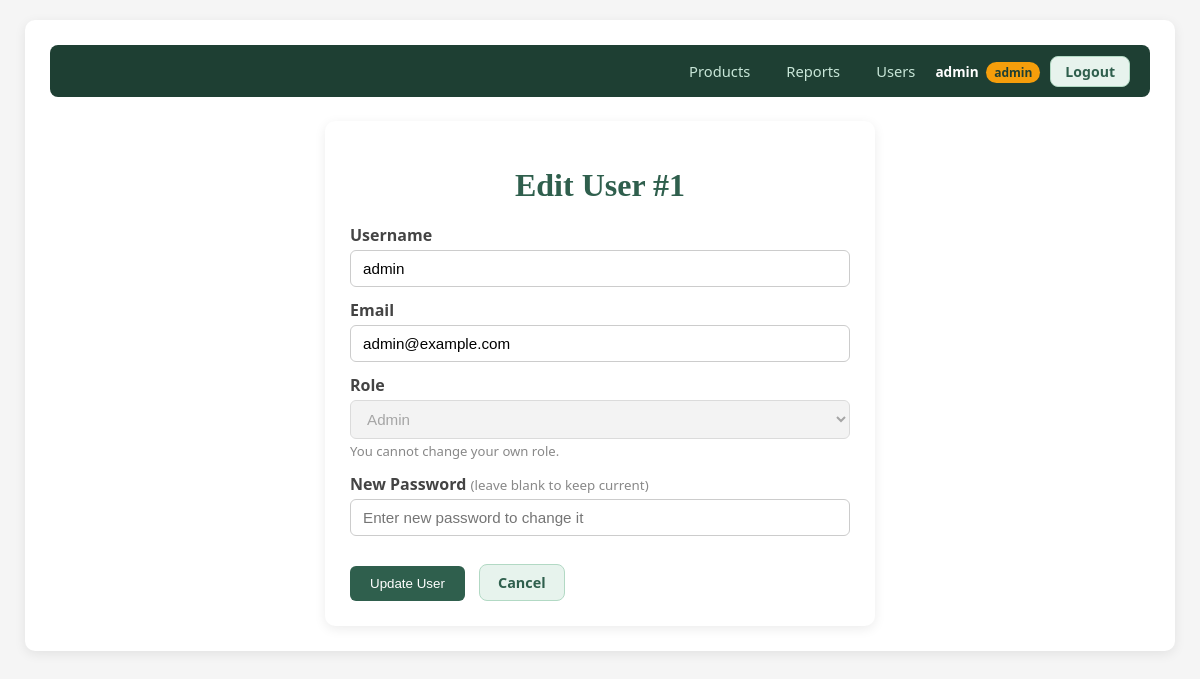
Page /edit_user.php?id=1 (signed in) on the committed database.
### tables this page shows
CREATE TABLE `users` (
  `id` int(11) NOT NULL,
  `username` varchar(50) NOT NULL,
  `email` varchar(100) NOT NULL,
  `password_hash` varchar(255) NOT NULL,
  `role` enum('admin','staff') DEFAULT 'staff',
  `created_at` timestamp NOT NULL DEFAULT current_timestamp()
);

### edit_user.php (the view, shortened to what this page needs)
<?php
require_once 'config.php';
$id = (int)($_GET['id'] ?? 0);
$result = $conn->query("SELECT id, username, email, role FROM users WHERE id = $id");
$user = $result->fetch_assoc();
if ($_SERVER['REQUEST_METHOD'] === 'POST') {
    $username = $conn->real_escape_string(trim($_POST['username'] ?? ''));
    $email    = $conn->real_escape_string(trim($_POST['email'] ?? ''));
    $role     = $_POST['role'] ?? 'staff';
    $password = $_POST['password'] ?? '';
    if (!in_array($role, ['admin', 'staff'])) {
        $role = 'staff';
    }
    if ($id === (int)$_SESSION['user_id'] && $role !== $_SESSION['role']) {
        $message = '<div class="error-box"><p>You cannot change your own role.</p></div>';
    } elseif (empty($username)) {
        $message = '<div class="error-box"><p>Username is required.</p></div>';
    } elseif (empty($email) || !filter_var($_POST['email'], FILTER_VALIDATE_EMAIL)) {
        $message = '<div class="error-box"><p>A valid email is required.</p></div>';
    } elseif (!empty($password) && strlen($password) < 6) {
        $message = '<div class="error-box"><p>New password must be at least 6 characters.</p></div>';
    } else {
        $check = $conn->query("SELECT id FROM users WHERE (username='$username' OR email='$email') AND id != $id");
        if ($check->num_rows > 0) {
            $message = '<div class="error-box"><p>Username or email is already taken by another user.</p></div>';
        } else {
            if (!empty($password)) {
                $hash = password_hash($password, PASSWORD_DEFAULT);
                $hash_escaped = $conn->real_escape_string($hash);
                $sql = "UPDATE users SET username='$username', email='$email', role='$role', password_hash='$hash_escaped' WHERE id=$id";
            } else {
                $sql = "UPDATE users SET username='$username', email='$email', role='$role' WHERE id=$id";
            }
            if ($conn->query($sql)) {
                header('Location: users.php');
                exit;
            } else {
                $message = '<div class="error-box"><p>Error: ' . $conn->error . '</p></div>';
            }
        }
    }
} else {
    $username = $user['username'];
    $email    = $user['email'];
    $role     = $user['role'];
}
?>
<!DOCTYPE html>
<html>
<head>
    <link rel="stylesheet" href="style.css">
</head>
<body>
<?php include 'navbar.php'; ?>
<div class="container form-page">
    <h1>Edit User #<?= $user['id'] ?></h1>
    <form method="POST" action="edit_user.php?id=<?= $id ?>">
        <label>Username</label>
        <input type="text" name="username" value="<?= htmlspecialchars($username) ?>" required>
        <label>Email</label>
        <input type="email" name="email" value="<?= htmlspecialchars($email) ?>" required>
        <label>Role</label>
        <select name="role" <?= $id === (int)$_SESSION['user_id'] ? 'disabled' : '' ?> required>
            <option value="admin"  <?= $role === 'admin'  ? 'selected' : '' ?>>Admin</option>
        </select>
        <?php if ($id === (int)$_SESSION['user_id']): ?>
            <small style="color:#888; font-size:0.82rem;">You cannot change your own role.</small>
        <?php endif; ?>
        <label>New Password <small style="color:#888; font-weight:400;">(leave blank to keep current)</small></label>
        <input type="password" name="password" placeholder="Enter new password to change it">
        <button type="submit">Update User</button>
        <a href="users.php" class="cancel">Cancel</a>
    </form>
</div>
</body>
</html>

### style.css (style rules this page uses)
body { font-family: 'Segoe UI', Arial, sans-serif; margin: 20px; background: #f5f5f5; }
.container { max-width: 1100px; margin: 0 auto; background: white; padding: 25px; border-radius: 10px; box-shadow: 0 3px 12px rgba(0, 0, 0, 0.08); }
h1 { text-align: center; font-family: cursive; color: #2f5f4d; margin-bottom: 20px; }
.form-page { max-width: 500px; margin: 0 auto; }
.form-page h1 { margin-bottom: 20px; }
.form-page label { display: block; font-weight: 600; color: #444; margin-top: 12px; margin-bottom: 4px; }
.form-page input, .form-page textarea, .form-page select { width: 100%; padding: 9px 12px; border: 1px solid #ccc; border-radius: 6px; font-size: 0.95rem; box-sizing: border-box; }
.form-page button[type="submit"] { margin-top: 20px; padding: 10px 20px; background: #2f5f4d; color: white; border: none; border-radius: 6px; cursor: pointer; transition: 0.2s; }
.form-page input[type="password"] { margin-bottom: 8px; }
.cancel { display: inline-flex; align-items: center; margin-top: 20px; margin-left: 10px; padding: 8px 18px; background: #e7f3ed; color: #2f5f4d; text-decoration: none; border-radius: 8px; font-size: 0.9rem; font-weight: 600; border: 1px solid #b2d9c4; transition: all 0.2s ease; }

### rows in the picture
users: id "1", username "admin", email "admin@example.com", role "Admin"

### other values in the picture
getUsername() "admin"
$_SESSION['role'] "admin"
